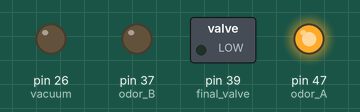
A sketch run on a simulated Arduino Mega 2560, built with avr-gcc and run on an emulated ATmega2560. Shown: switched loads named in the sketch (green lamp = pin HIGH), output pins drawn as LEDs (lit = HIGH).

Above: at 2.5 s.
At 5.5 s:
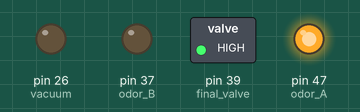
At 8.8 s:
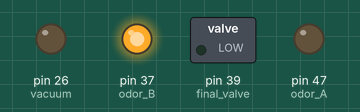
At 12.61 s:
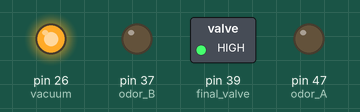
At 16.3 s:
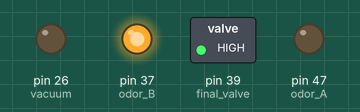
Timing chart, 0 to 22.1 s (numbered marks = the images above):
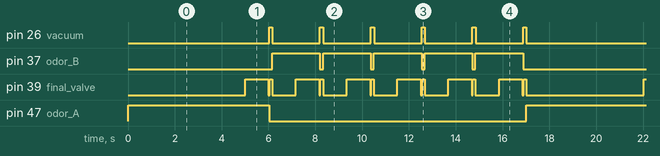

Measured:
- by itself, pin 26 (vacuum): repeats every 17.0 s: 5 × (LOW 2.0 s, HIGH 0.14 s), LOW 6.0 s, HIGH 0.14 s
- by itself, pin 37 (odor_B): repeats every 17.0 s: 4 × (LOW 0.13 s, HIGH 2.0 s), LOW 6.3 s, HIGH 2.0 s
- by itself, pin 39 (final_valve): moves between LOW and HIGH, repeating every 17.0 s
- by itself, pin 47 (odor_A): alternates HIGH for 6.0 s and LOW for 11.0 s

The sketch:

Vacuum_Best_062024.ino
```cpp
// Works best with 0.75 per bottle

int vacuum = 26;
int odor_A = 47;
int odor_B = 37;
int final_valve = 39;

void setup() {
pinMode (26, OUTPUT);
pinMode (47, OUTPUT);
pinMode (37, OUTPUT);
pinMode (39, OUTPUT);
}

void loop() {
digitalWrite(odor_A, HIGH);
delay(5000);
digitalWrite(final_valve, HIGH);
delay(1000);
digitalWrite(final_valve, LOW);
delay(30); // switchTime1
digitalWrite(odor_A, LOW);
delay(0); //switchTime2
digitalWrite(vacuum, HIGH);
delay(20); //vacuumDelay
digitalWrite(final_valve, HIGH);
delay(110); //portValveCycleTime
digitalWrite(final_valve, LOW);
digitalWrite(odor_B, HIGH);
delay(10); //vacuumDuration
digitalWrite(vacuum, LOW);


delay(1000);
digitalWrite(final_valve, HIGH);
delay(1000);
digitalWrite(final_valve, LOW);
delay(30);
digitalWrite(odor_B, LOW);
delay(0);
digitalWrite(vacuum, HIGH);
delay(20);
digitalWrite(final_valve, HIGH);
delay(110);
digitalWrite(final_valve, LOW);
digitalWrite(odor_B, HIGH);
delay(10);
digitalWrite(vacuum, LOW);

delay(1000);
digitalWrite(final_valve, HIGH);
delay(1000);
digitalWrite(final_valve, LOW);
delay(30);
digitalWrite(odor_B, LOW);
delay(0);
digitalWrite(vacuum, HIGH);
delay(20);
digitalWrite(final_valve, HIGH);
delay(110);
digitalWrite(final_valve, LOW);
digitalWrite(odor_B, HIGH);
delay(10);
digitalWrite(vacuum, LOW);

delay(1000);
digitalWrite(final_valve, HIGH);
delay(1000);
digitalWrite(final_valve, LOW);
delay(30);
digitalWrite(odor_B, LOW);
delay(0);
digitalWrite(vacuum, HIGH);
delay(20);
digitalWrite(final_valve, HIGH);
delay(110);
digitalWrite(final_valve, LOW);
digitalWrite(odor_B, HIGH);
delay(10);
digitalWrite(vacuum, LOW);

delay(1000);
digitalWrite(final_valve, HIGH);
delay(1000);
digitalWrite(final_valve, LOW);
delay(30);
digitalWrite(odor_B, LOW);
delay(0);
digitalWrite(vacuum, HIGH);
delay(20);
digitalWrite(final_valve, HIGH);
delay(110);
digitalWrite(final_valve, LOW);
digitalWrite(odor_B, HIGH);
delay(10);
digitalWrite(vacuum, LOW);

delay(1000);
digitalWrite(final_valve, HIGH);
delay(1000);
digitalWrite(final_valve, LOW);
delay(30);
digitalWrite(odor_B, LOW);
delay(0);
digitalWrite(vacuum, HIGH);
delay(20);
digitalWrite(final_valve, HIGH);
delay(110);
digitalWrite(final_valve, LOW);
digitalWrite(odor_A, HIGH);
delay(10);
digitalWrite(vacuum, LOW);

digitalWrite(odor_A, LOW);
}
```
